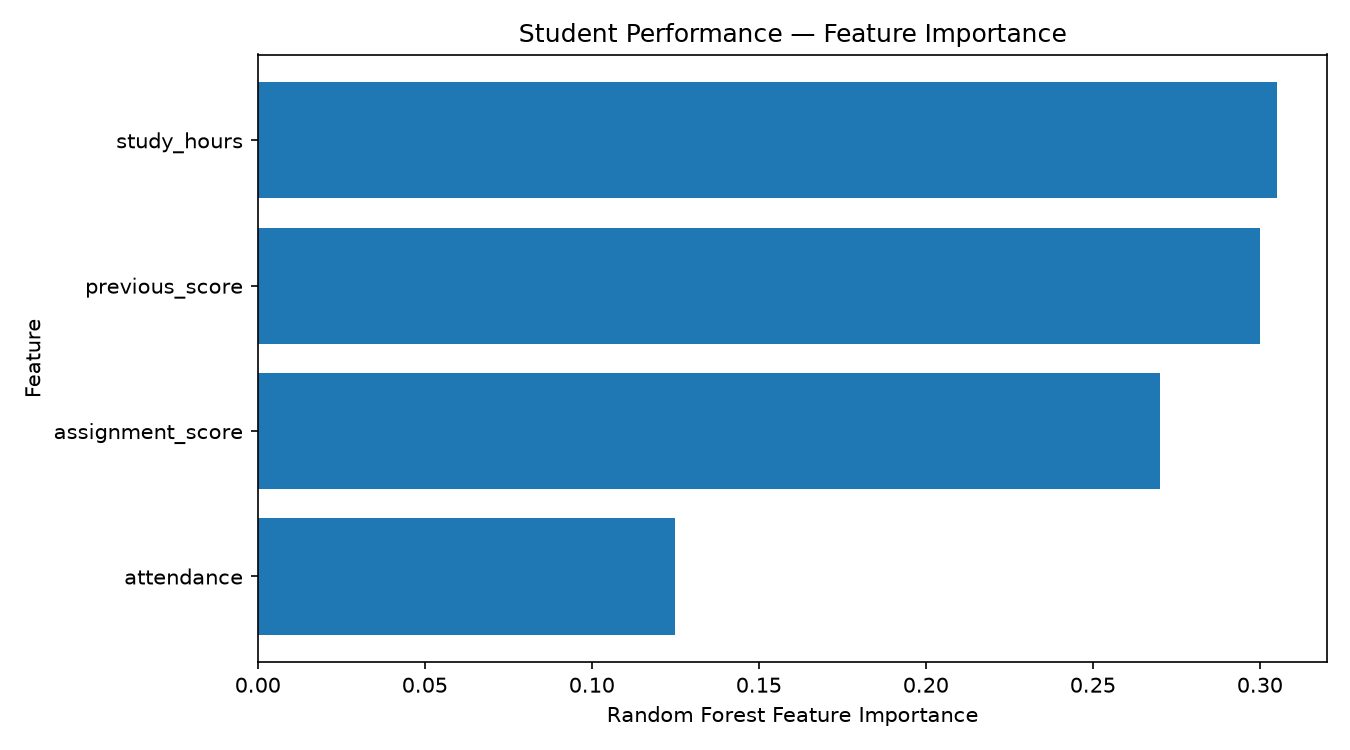

The script that saved this image:

from pathlib import Path

import matplotlib
matplotlib.use("Agg")

import matplotlib.pyplot as plt
import pandas as pd
from sklearn.ensemble import RandomForestClassifier
from sklearn.impute import SimpleImputer
from sklearn.pipeline import Pipeline

BASE_DIR = Path(__file__).resolve().parent
DATA_PATH = BASE_DIR / "students.csv"
OUTPUT_CSV = BASE_DIR / "feature_importance.csv"
OUTPUT_PNG = BASE_DIR / "feature_importance.png"

FEATURES = [
    "study_hours",
    "attendance",
    "previous_score",
    "assignment_score",
]
TARGET = "result"


def main():
    if not DATA_PATH.exists():
        raise FileNotFoundError(f"Dataset not found: {DATA_PATH}")

    data = pd.read_csv(DATA_PATH)
    required = FEATURES + [TARGET]

    missing = set(required) - set(data.columns)
    if missing:
        raise ValueError(f"Missing required columns: {sorted(missing)}")

    data = data[required].apply(pd.to_numeric, errors="raise")
    data = data.dropna(subset=[TARGET])

    if data.empty:
        raise ValueError("No usable records found.")

    if data[TARGET].nunique() != 2 or not set(data[TARGET].unique()).issubset({0, 1}):
        raise ValueError("The result column must contain both 0 (Fail) and 1 (Pass).")

    X = data[FEATURES]
    y = data[TARGET].astype(int)

    model = Pipeline([
        ("imputer", SimpleImputer(strategy="median")),
        ("classifier", RandomForestClassifier(
            n_estimators=200,
            random_state=42,
            class_weight="balanced",
        )),
    ])

    model.fit(X, y)

    classifier = model.named_steps["classifier"]

    importance = pd.DataFrame({
        "feature": FEATURES,
        "importance": classifier.feature_importances_,
    }).sort_values("importance", ascending=False)

    importance.to_csv(OUTPUT_CSV, index=False)

    plt.figure(figsize=(9, 5))
    plt.barh(importance["feature"], importance["importance"])
    plt.xlabel("Random Forest Feature Importance")
    plt.ylabel("Feature")
    plt.title("Student Performance — Feature Importance")
    plt.gca().invert_yaxis()
    plt.tight_layout()
    plt.savefig(OUTPUT_PNG, dpi=150)
    plt.close()

    print("\nFEATURE IMPORTANCE")
    print(importance.to_string(index=False))
    print(f"\nSaved table: {OUTPUT_CSV}")
    print(f"Saved chart: {OUTPUT_PNG}")
    print(
        "\nInterpretation note: feature importance measures how the fitted "
        "Random Forest uses features; it does not prove causation. "
        "Results are based on a small synthetic dataset."
    )


if __name__ == "__main__":
    main()
